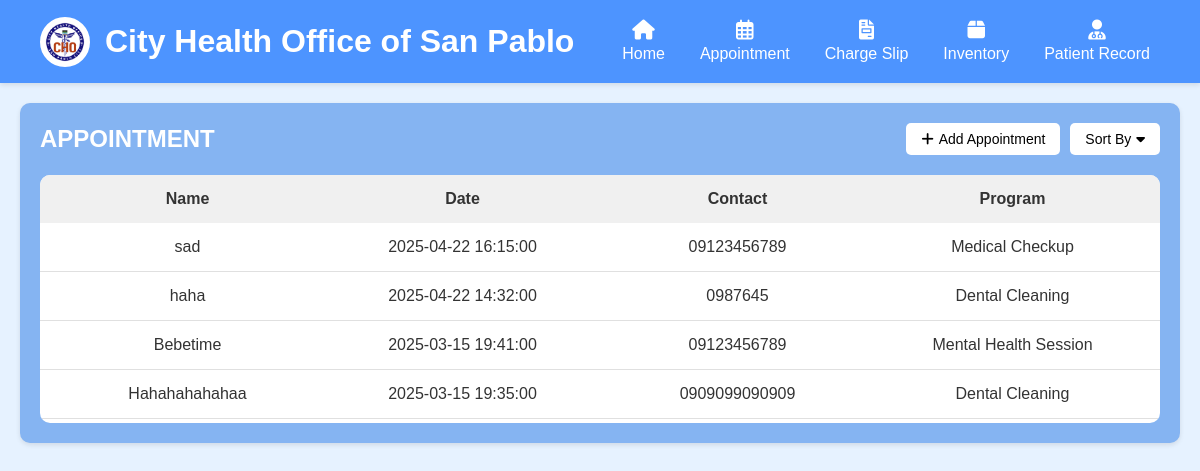
/appointment.php, run on an earlier commit of the app's database.
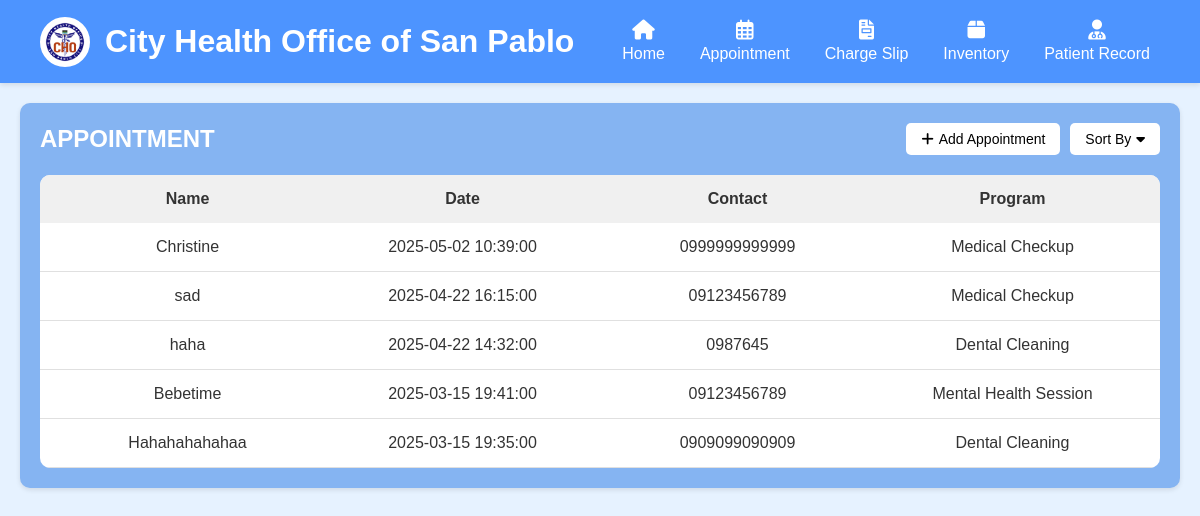
And on a later commit of the database.
### tables this page shows
CREATE TABLE `appointments` (
  `id` int(11) NOT NULL,
  `program` varchar(255) NOT NULL,
  `name` varchar(255) NOT NULL,
  `address` text NOT NULL,
  `contact` varchar(100) NOT NULL,
  `appointment_date` datetime NOT NULL,
  `created_at` timestamp NOT NULL DEFAULT current_timestamp()
);

### db_conn.php (the view, shortened to what this page needs)
<?php
$servername = "localhost";
$username = "";
$password = "";
$dbname = "mhodb";
function connect_db() {
    global $servername, $username, $password, $dbname;
    $conn = new mysqli($servername, $username, $password, $dbname);
    return $conn;
}
function fetch_appointments() {
    $conn = connect_db();
    $sort = isset($_GET['sort']) ? $_GET['sort'] : 'date_desc';
    switch ($sort) {
        case 'date_desc':
            $order_by = "appointment_date DESC";
            break;
    }
    $sql = "SELECT id, program, name, address, contact, appointment_date FROM appointments ORDER BY $order_by";
    $result = $conn->query($sql);
    if ($result->num_rows > 0) {
        while($row = mysqli_fetch_assoc($result)) {
            echo '<div class="table-row">';
            echo '<div>' . htmlspecialchars($row["name"]) . '</div>';
            echo '<div>' . htmlspecialchars($row["appointment_date"]) . '</div>';
            echo '<div>' . htmlspecialchars($row["contact"]) . '</div>';
            echo '<div>' . htmlspecialchars($row["program"]) . '</div>';
            echo '</div>';
        }
    } else {
        echo '<div class="no-appointments">No appointments found</div>';
    }
}
?>

What changed in the data, as far as the page shows it:
added appointments: name "Christine", appointment_date "2025-05-02 10:39:00", contact "0999999999999", program "Medical Checkup"
